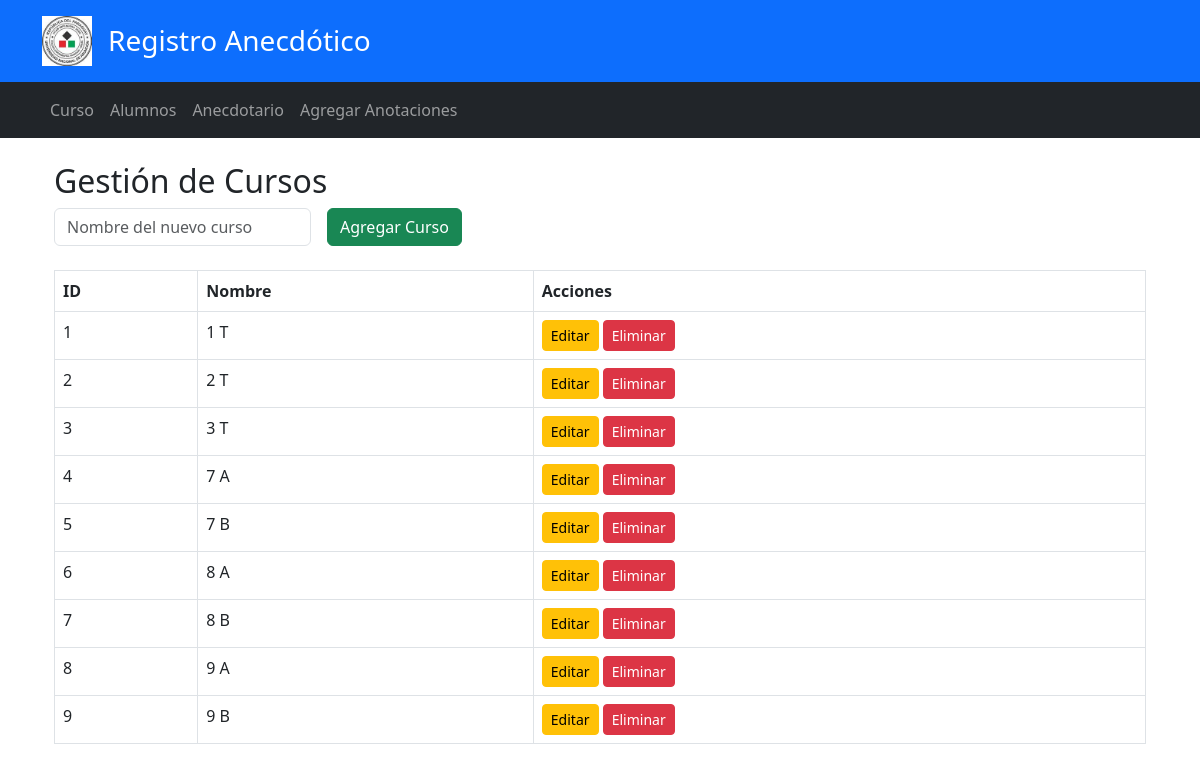
The page /admin/cursos on the database its author committed.
### models.py (models this page shows)
class Curso(db.Model):
    __tablename__ = 'curso'
    id_curso = db.Column(db.Integer, primary_key=True)
    nombre_curso = db.Column(db.String(100), nullable=False)
    alumnos = db.relationship('Alumno', backref='curso_rel', lazy=True)

### app.py (the view)
@app.route('/admin/cursos', methods=['GET', 'POST'])
def admin_cursos():
    if request.method == 'POST':
        nombre = request.form.get('nombre_curso')
        nuevo_curso = Curso(nombre_curso=nombre)
        db.session.add(nuevo_curso)
        db.session.commit()
        return redirect(url_for('admin_cursos'))
    cursos = Curso.query.all()
    return render_template('admin_cursos.html', cursos=cursos)

### templates/admin_cursos.html (shortened to what this page needs)
{% extends 'base.html' %}
{% block content %}
<div class="container mt-4">
<h2>Gestión de Cursos</h2>
    <form method="POST" class="mb-4 row g-3">
        <div class="col-auto">
            <input type="text" name="nombre_curso" class="form-control" placeholder="Nombre del nuevo curso" required>
        </div>
        <div class="col-auto">
            <button type="submit" class="btn btn-success">Agregar Curso</button>
        </div>
    </form>
    <table class="table table-bordered">
        <thead>
            <tr>
                <th>ID</th>
                <th>Nombre</th>
                <th>Acciones</th>
            </tr>
        </thead>
        <tbody>
            {% for curso in cursos %}
            <tr>
                <td>{{ curso.id_curso }}</td>
                <td>{{ curso.nombre_curso }}</td>
                <td>
                    <a href="{{ url_for('editar_curso', id=curso.id_curso) }}" class="btn btn-warning btn-sm">Editar</a>
                    <a href="{{ url_for('eliminar_curso', id=curso.id_curso) }}" class="btn btn-danger btn-sm"
                    onclick="return confirm('¿Estás seguro?')">Eliminar</a>
                </td>
            </tr>
            {% endfor %}
        </tbody>
    </table>
</div>
{% endblock %}

### rows shown on the page
Curso: id_curso "1", nombre_curso "1 T"
Curso: id_curso "2", nombre_curso "2 T"
Curso: id_curso "3", nombre_curso "3 T"
Curso: id_curso "4", nombre_curso "7 A"
Curso: id_curso "5", nombre_curso "7 B"
Curso: id_curso "6", nombre_curso "8 A"
Curso: id_curso "7", nombre_curso "8 B"
Curso: id_curso "8", nombre_curso "9 A"
Curso: id_curso "9", nombre_curso "9 B"
